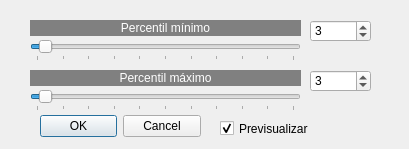
<?xml version="1.0" encoding="UTF-8"?>
<ui version="4.0">
 <class>ajustelineal</class>
 <widget class="QDialog" name="ajustelineal">
  <property name="geometry">
   <rect>
    <x>0</x>
    <y>0</y>
    <width>409</width>
    <height>149</height>
   </rect>
  </property>
  <property name="windowTitle">
   <string>Ajuste lineal del histograma</string>
  </property>
  <widget class="QDialogButtonBox" name="buttonBox">
   <property name="geometry">
    <rect>
     <x>40</x>
     <y>110</y>
     <width>161</width>
     <height>32</height>
    </rect>
   </property>
   <property name="orientation">
    <enum>Qt::Horizontal</enum>
   </property>
   <property name="standardButtons">
    <set>QDialogButtonBox::Cancel|QDialogButtonBox::Ok</set>
   </property>
  </widget>
  <widget class="QLabel" name="label_2">
   <property name="geometry">
    <rect>
     <x>30</x>
     <y>70</y>
     <width>271</width>
     <height>16</height>
    </rect>
   </property>
   <property name="styleSheet">
    <string notr="true">background-color: rgb(128, 128, 128);
color: rgb(255, 255, 255);</string>
   </property>
   <property name="text">
    <string>Percentil máximo</string>
   </property>
   <property name="alignment">
    <set>Qt::AlignCenter</set>
   </property>
  </widget>
  <widget class="QSpinBox" name="spinBox_2">
   <property name="geometry">
    <rect>
     <x>310</x>
     <y>70</y>
     <width>61</width>
     <height>22</height>
    </rect>
   </property>
   <property name="minimum">
    <number>0</number>
   </property>
   <property name="maximum">
    <number>100</number>
   </property>
   <property name="value">
    <number>3</number>
   </property>
  </widget>
  <widget class="QSpinBox" name="spinBox">
   <property name="geometry">
    <rect>
     <x>310</x>
     <y>20</y>
     <width>61</width>
     <height>22</height>
    </rect>
   </property>
   <property name="minimum">
    <number>0</number>
   </property>
   <property name="maximum">
    <number>100</number>
   </property>
   <property name="value">
    <number>3</number>
   </property>
  </widget>
  <widget class="QSlider" name="horizontalSlider">
   <property name="geometry">
    <rect>
     <x>30</x>
     <y>40</y>
     <width>271</width>
     <height>21</height>
    </rect>
   </property>
   <property name="minimum">
    <number>0</number>
   </property>
   <property name="maximum">
    <number>100</number>
   </property>
   <property name="pageStep">
    <number>16</number>
   </property>
   <property name="value">
    <number>3</number>
   </property>
   <property name="orientation">
    <enum>Qt::Horizontal</enum>
   </property>
   <property name="tickPosition">
    <enum>QSlider::TicksBelow</enum>
   </property>
   <property name="tickInterval">
    <number>10</number>
   </property>
  </widget>
  <widget class="QCheckBox" name="checkBox">
   <property name="geometry">
    <rect>
     <x>220</x>
     <y>120</y>
     <width>101</width>
     <height>17</height>
    </rect>
   </property>
   <property name="text">
    <string>Previsualizar</string>
   </property>
   <property name="checked">
    <bool>true</bool>
   </property>
  </widget>
  <widget class="QLabel" name="label">
   <property name="geometry">
    <rect>
     <x>30</x>
     <y>20</y>
     <width>271</width>
     <height>16</height>
    </rect>
   </property>
   <property name="styleSheet">
    <string notr="true">background-color: rgb(128, 128, 128);
color: rgb(255, 255, 255);</string>
   </property>
   <property name="text">
    <string>Percentil mínimo</string>
   </property>
   <property name="alignment">
    <set>Qt::AlignCenter</set>
   </property>
  </widget>
  <widget class="QSlider" name="horizontalSlider_2">
   <property name="geometry">
    <rect>
     <x>30</x>
     <y>90</y>
     <width>271</width>
     <height>21</height>
    </rect>
   </property>
   <property name="minimum">
    <number>0</number>
   </property>
   <property name="maximum">
    <number>100</number>
   </property>
   <property name="pageStep">
    <number>16</number>
   </property>
   <property name="value">
    <number>3</number>
   </property>
   <property name="orientation">
    <enum>Qt::Horizontal</enum>
   </property>
   <property name="tickPosition">
    <enum>QSlider::TicksBelow</enum>
   </property>
   <property name="tickInterval">
    <number>10</number>
   </property>
  </widget>
 </widget>
 <resources/>
 <connections>
  <connection>
   <sender>buttonBox</sender>
   <signal>accepted()</signal>
   <receiver>ajustelineal</receiver>
   <slot>accept()</slot>
   <hints>
    <hint type="sourcelabel">
     <x>248</x>
     <y>254</y>
    </hint>
    <hint type="destinationlabel">
     <x>157</x>
     <y>274</y>
    </hint>
   </hints>
  </connection>
  <connection>
   <sender>buttonBox</sender>
   <signal>rejected()</signal>
   <receiver>ajustelineal</receiver>
   <slot>reject()</slot>
   <hints>
    <hint type="sourcelabel">
     <x>316</x>
     <y>260</y>
    </hint>
    <hint type="destinationlabel">
     <x>286</x>
     <y>274</y>
    </hint>
   </hints>
  </connection>
 </connections>
</ui>
